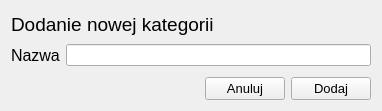
<?xml version="1.0" encoding="UTF-8"?>
<ui version="4.0">
 <class>AddNewCategoryWindow</class>
 <widget class="QWidget" name="AddNewCategoryWindow">
  <property name="geometry">
   <rect>
    <x>0</x>
    <y>0</y>
    <width>382</width>
    <height>111</height>
   </rect>
  </property>
  <property name="windowTitle">
   <string>Form</string>
  </property>
  <layout class="QVBoxLayout" name="verticalLayout">
   <item>
    <layout class="QHBoxLayout" name="horizontalLayout">
     <item>
      <widget class="QLabel" name="label">
       <property name="font">
        <font>
         <pointsize>14</pointsize>
        </font>
       </property>
       <property name="text">
        <string>Dodanie nowej kategorii</string>
       </property>
      </widget>
     </item>
     <item>
      <spacer name="horizontalSpacer">
       <property name="orientation">
        <enum>Qt::Horizontal</enum>
       </property>
       <property name="sizeHint" stdset="0">
        <size>
         <width>40</width>
         <height>20</height>
        </size>
       </property>
      </spacer>
     </item>
    </layout>
   </item>
   <item>
    <layout class="QFormLayout" name="formLayout">
     <item row="0" column="0">
      <widget class="QLabel" name="label_2">
       <property name="font">
        <font>
         <pointsize>12</pointsize>
        </font>
       </property>
       <property name="text">
        <string>Nazwa</string>
       </property>
      </widget>
     </item>
     <item row="0" column="1">
      <widget class="QLineEdit" name="lineEdit_name"/>
     </item>
    </layout>
   </item>
   <item>
    <layout class="QHBoxLayout" name="horizontalLayout_2">
     <item>
      <spacer name="horizontalSpacer_2">
       <property name="orientation">
        <enum>Qt::Horizontal</enum>
       </property>
       <property name="sizeHint" stdset="0">
        <size>
         <width>40</width>
         <height>20</height>
        </size>
       </property>
      </spacer>
     </item>
     <item>
      <widget class="QPushButton" name="pushButton_canel">
       <property name="font">
        <font>
         <pointsize>10</pointsize>
        </font>
       </property>
       <property name="text">
        <string>Anuluj</string>
       </property>
      </widget>
     </item>
     <item>
      <widget class="QPushButton" name="pushButton_Commit">
       <property name="font">
        <font>
         <pointsize>10</pointsize>
        </font>
       </property>
       <property name="text">
        <string>Dodaj</string>
       </property>
      </widget>
     </item>
    </layout>
   </item>
  </layout>
 </widget>
 <resources/>
 <connections/>
</ui>
